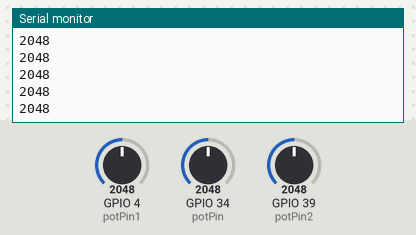
A sketch run on a simulated ESP32. Shown: the last lines printed to the serial monitor. The inputs (shaded band) are chosen by the test bench; at power-on: GPIO 4 (potPin1) = 2048, GPIO 34 (potPin) = 2048, GPIO 39 (potPin2) = 2048.

Above: at 1.3 s.
1.4 s: GPIO 4 (potPin1) set to 2866
At 1.9 s:
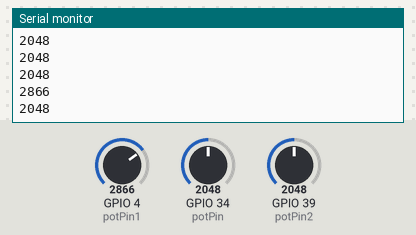
2.9 s: GPIO 34 (potPin) set to 1228
At 3.5 s:
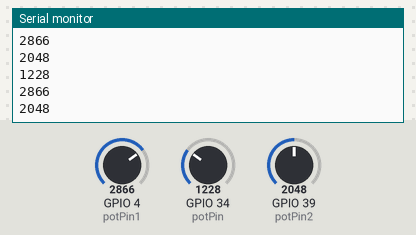
4.4 s: GPIO 39 (potPin2) set to 3603
At 5.0 s:
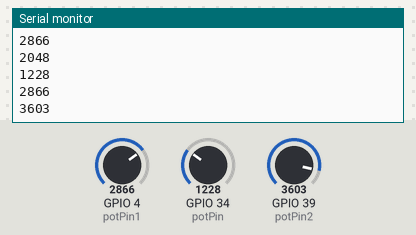
5.9 s: GPIO 39 (potPin2) set to 4095
At 6.5 s:
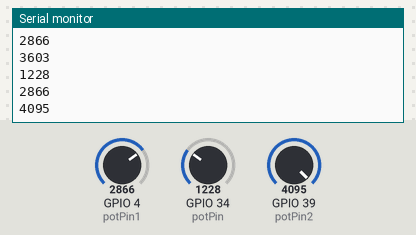
7.4 s: GPIO 34 (potPin) set to 491
At 8.0 s:
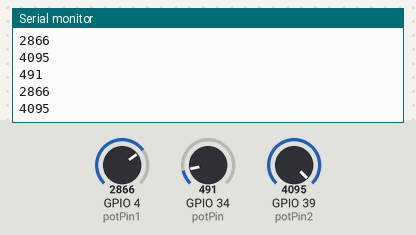
8.9 s: GPIO 4 (potPin1) set to 2047
At 9.5 s:
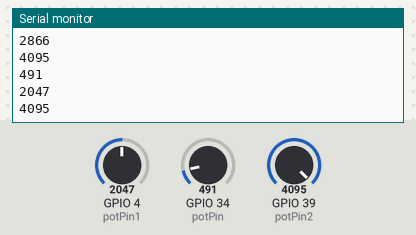
Timing chart, 0 to 11.4 s (numbered marks = the images above; inputs shaded):
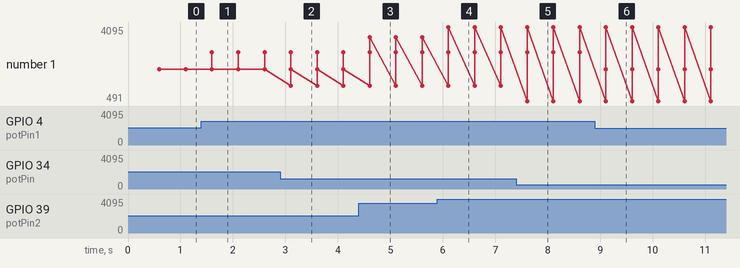

Measured:
- after the input at 1.4 s, the serial monitor: prints a new line after 0.20 s (image 1)
- after the input at 2.9 s, the serial monitor: prints a new line after 0.20 s (image 2)
- after the input at 4.4 s, the serial monitor: prints a new line after 0.20 s (image 3)
- after the input at 5.9 s, the serial monitor: prints a new line after 0.21 s (image 4)
- after the input at 7.4 s, the serial monitor: prints a new line after 0.21 s (image 5)
- after the input at 8.9 s, the serial monitor: prints a new line after 0.21 s (image 6)
- plotted number 1: 2048 → 3603 after the input at 4.4 s, 3603 → 4095 after the input at 5.9 s

The sketch:

analogInput.ino
```cpp
// Potentiometer is connected to GPIO 34 (Analog ADC1_CH6)
const int potPin = 34;
const int potPin1 = 4;
const int potPin2 = 39;
// variable for storing the potentiometer value
int potValue = 0;
int potValue1 = 0;
int potValue2 = 0;

short tab[3];

volatile int interruptCounter;

hw_timer_t *timer0 = NULL;
portMUX_TYPE timerMux = portMUX_INITIALIZER_UNLOCKED;

void IRAM_ATTR onTimer()
{
    portENTER_CRITICAL_ISR(&timerMux);
    interruptCounter++;
    portEXIT_CRITICAL_ISR(&timerMux);
}


void setup() {
    Serial.begin(115200);

    analogSetWidth(9);

    timer0=timerBegin(0,80 ,true); //prescaler->mikrosekundy
    timerAttachInterrupt(timer0, &onTimer, true);
    timerAlarmWrite(timer0,1000, true);
    timerAlarmEnable(timer0);

  delay(100);
}

void loop() {

  delay(500); //don't know why it's here, leave it but not sure it's good idea

  if(interruptCounter > 0){
      portENTER_CRITICAL(&timerMux);
      interruptCounter--;
      portEXIT_CRITICAL(&timerMux);

      readADC();
  }
}


void readADC(){
  tab[0] = analogRead(potPin);
  tab[1] = analogRead(potPin1);
  tab[2] = analogRead(potPin2);
  for(int i = 0; i < 3; i++) {
    Serial.println(tab[i]);
  }
}
```
